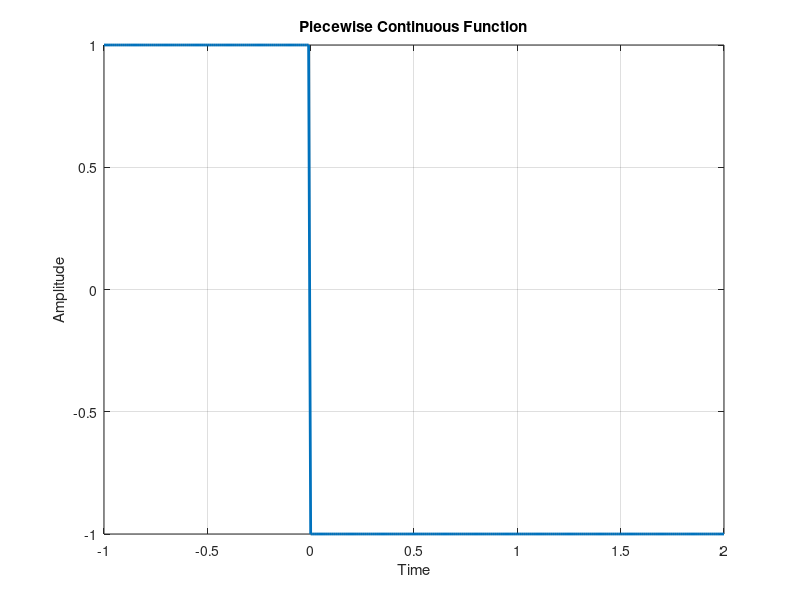

The MATLAB source for this figure:
x=-1:.01:2;
for k=1:length(x)
    if x(k)<0
        y(k)=1;
    else
        y(k)=-1;
    end
end

plot(x,y,'linewidth',2);
xlabel('Time');
ylabel('Amplitude');
title('Piecewise Continuous Function');
grid on;